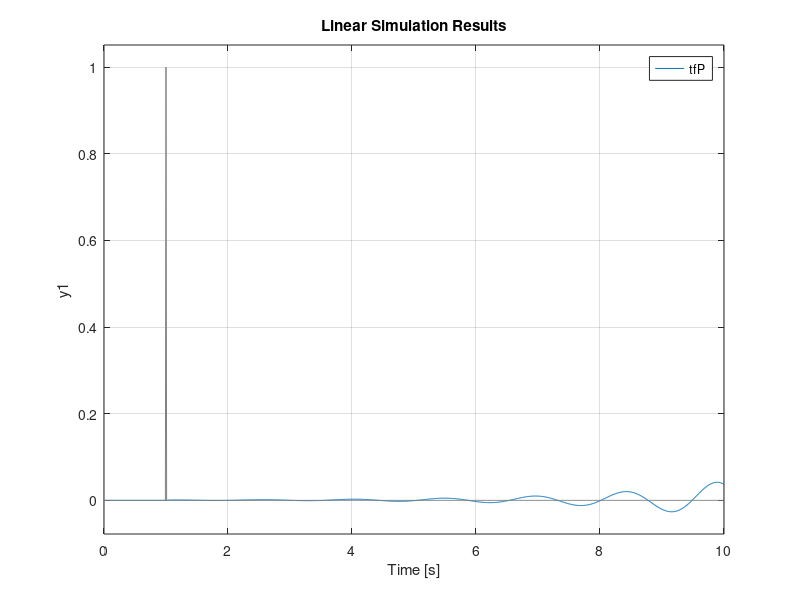

This figure's MATLAB source:
clc, clear, close all
%  
%                    3.957 s^6 + 78.24 s^5 + 26.69 s^4 + 1538 s^3 - 119.5 s^2 + 7551 s + 5.165e-12
%    1:  ------------------------------------------------------------------------------------------------------
%        s^8 + 39.58 s^7 + 386.4 s^6 + 283.1 s^5 + 7698 s^4 - 1036 s^3 + 3.775e04 s^2 - 3.065e-12 s - 9.241e-27
%  
%               1.847 s^4 + 36.55 s^3 - 4.924 s^2 + 358.8 s + 1.091e-11
%    2:  ----------------------------------------------------------------------
%        s^6 + 39.58 s^5 + 386.4 s^4 + 283.1 s^3 + 7698 s^2 - 1036 s + 3.775e04
% 

tfC = tf([3.957 78.24 26.69 1538 -119.5 7551  0], [1 39.58 386.4  283.1  7698  -1036 37750  0  0])
tfP = tf([1.847 36.55 -4.924 358.8 0], [1 39.58 386.4  283.1  7698  -1036   0])


[numC, denC] = tfdata(tfC)
[numP, denP] = tfdata(tfP)

s = tf('s')

t = 0:0.01:10;
u = zeros(size(t));
u(t == 1) = 1;

figure()
lsim(tfP, u, t)

K = 3.02 + 0.0933*(1/s) + 21.7*(s/(0.00165*s + 1))


